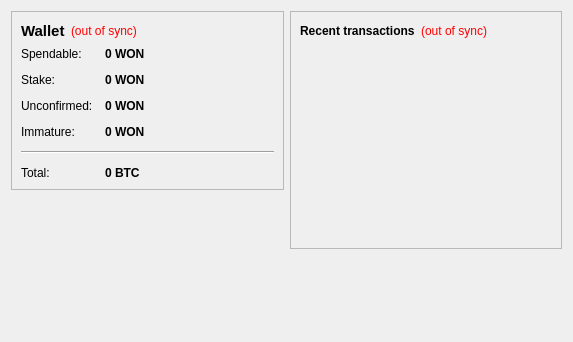
<?xml version="1.0" encoding="UTF-8"?>
<ui version="4.0">
 <class>OverviewPage</class>
 <widget class="QWidget" name="OverviewPage">
  <property name="geometry">
   <rect>
    <x>0</x>
    <y>0</y>
    <width>573</width>
    <height>342</height>
   </rect>
  </property>
  <property name="windowTitle">
   <string>Form</string>
  </property>
  <layout class="QHBoxLayout" name="horizontalLayout" stretch="1,1">
   <item>
    <layout class="QVBoxLayout" name="verticalLayout_2">
     <item>
      <widget class="QFrame" name="frame">
       <property name="frameShape">
        <enum>QFrame::StyledPanel</enum>
       </property>
       <property name="frameShadow">
        <enum>QFrame::Raised</enum>
       </property>
       <layout class="QVBoxLayout" name="verticalLayout_4">
        <item>
         <layout class="QHBoxLayout" name="horizontalLayout_4">
          <item>
           <widget class="QLabel" name="label_5">
            <property name="font">
             <font>
              <pointsize>11</pointsize>
              <weight>75</weight>
              <bold>true</bold>
             </font>
            </property>
            <property name="text">
             <string>Wallet</string>
            </property>
           </widget>
          </item>
          <item>
           <widget class="QLabel" name="labelWalletStatus">
            <property name="toolTip">
             <string>The displayed information may be out of date. Your wallet automatically synchronizes with the WorldLand network after a connection is established, but this process has not completed yet.</string>
            </property>
            <property name="styleSheet">
             <string notr="true">QLabel { color: red; }</string>
            </property>
            <property name="text">
             <string notr="true">(out of sync)</string>
            </property>
            <property name="alignment">
             <set>Qt::AlignLeading|Qt::AlignLeft|Qt::AlignVCenter</set>
            </property>
           </widget>
          </item>
          <item>
           <spacer name="horizontalSpacer_2">
            <property name="orientation">
             <enum>Qt::Horizontal</enum>
            </property>
            <property name="sizeHint" stdset="0">
             <size>
              <width>40</width>
              <height>20</height>
             </size>
            </property>
           </spacer>
          </item>
         </layout>
        </item>
        <item>
         <layout class="QFormLayout" name="formLayout_2">
          <property name="fieldGrowthPolicy">
           <enum>QFormLayout::AllNonFixedFieldsGrow</enum>
          </property>
          <property name="horizontalSpacing">
           <number>12</number>
          </property>
          <property name="verticalSpacing">
           <number>12</number>
          </property>
          <item row="0" column="0">
           <widget class="QLabel" name="label">
            <property name="text">
             <string>Spendable:</string>
            </property>
           </widget>
          </item>
          <item row="0" column="1">
           <widget class="QLabel" name="labelBalance">
            <property name="font">
             <font>
              <weight>75</weight>
              <bold>true</bold>
             </font>
            </property>
            <property name="cursor">
             <cursorShape>IBeamCursor</cursorShape>
            </property>
            <property name="toolTip">
             <string>Your current spendable balance</string>
            </property>
            <property name="text">
             <string notr="true">0 WON</string>
            </property>
            <property name="textInteractionFlags">
             <set>Qt::LinksAccessibleByMouse|Qt::TextSelectableByKeyboard|Qt::TextSelectableByMouse</set>
            </property>
           </widget>
          </item>
          <item row="1" column="0">
           <widget class="QLabel" name="label_6">
            <property name="text">
             <string>Stake:</string>
            </property>
           </widget>
          </item>
          <item row="1" column="1">
           <widget class="QLabel" name="labelStake">
            <property name="font">
             <font>
              <weight>75</weight>
              <bold>true</bold>
             </font>
            </property>
            <property name="cursor">
             <cursorShape>IBeamCursor</cursorShape>
            </property>
            <property name="toolTip">
             <string>Total of coins that was staked, and do not yet count toward the current balance</string>
            </property>
            <property name="text">
             <string notr="true">0 WON</string>
            </property>
            <property name="textInteractionFlags">
             <set>Qt::LinksAccessibleByMouse|Qt::TextSelectableByKeyboard|Qt::TextSelectableByMouse</set>
            </property>
           </widget>
          </item>
          <item row="2" column="0">
           <widget class="QLabel" name="label_3">
            <property name="text">
             <string>Unconfirmed:</string>
            </property>
           </widget>
          </item>
          <item row="2" column="1">
           <widget class="QLabel" name="labelUnconfirmed">
            <property name="font">
             <font>
              <weight>75</weight>
              <bold>true</bold>
             </font>
            </property>
            <property name="cursor">
             <cursorShape>IBeamCursor</cursorShape>
            </property>
            <property name="toolTip">
             <string>Total of transactions that have yet to be confirmed, and do not yet count toward the current balance</string>
            </property>
            <property name="text">
             <string notr="true">0 WON</string>
            </property>
            <property name="textInteractionFlags">
             <set>Qt::LinksAccessibleByMouse|Qt::TextSelectableByKeyboard|Qt::TextSelectableByMouse</set>
            </property>
           </widget>
          </item>
          <item row="3" column="0">
           <widget class="QLabel" name="labelImmatureText">
            <property name="text">
             <string>Immature:</string>
            </property>
           </widget>
          </item>
          <item row="3" column="1">
           <widget class="QLabel" name="labelImmature">
            <property name="font">
             <font>
              <weight>75</weight>
              <bold>true</bold>
             </font>
            </property>
            <property name="toolTip">
             <string>Mined balance that has not yet matured</string>
            </property>
            <property name="text">
             <string notr="true">0 WON</string>
            </property>
            <property name="textInteractionFlags">
             <set>Qt::LinksAccessibleByMouse|Qt::TextSelectableByKeyboard|Qt::TextSelectableByMouse</set>
            </property>
           </widget>
          </item>
          <item row="4" column="0" colspan="2">
           <widget class="Line" name="line">
            <property name="orientation">
             <enum>Qt::Horizontal</enum>
            </property>
           </widget>
          </item>
          <item row="5" column="0">
           <widget class="QLabel" name="labelTotalText">
            <property name="text">
             <string>Total:</string>
            </property>
           </widget>
          </item>
          <item row="5" column="1">
           <widget class="QLabel" name="labelTotal">
            <property name="font">
             <font>
              <weight>75</weight>
              <bold>true</bold>
             </font>
            </property>
            <property name="cursor">
             <cursorShape>IBeamCursor</cursorShape>
            </property>
            <property name="toolTip">
             <string>Your current total balance</string>
            </property>
            <property name="text">
             <string notr="true">0 BTC</string>
            </property>
            <property name="textInteractionFlags">
             <set>Qt::LinksAccessibleByMouse|Qt::TextSelectableByKeyboard|Qt::TextSelectableByMouse</set>
            </property>
           </widget>
          </item>
         </layout>
        </item>
       </layout>
      </widget>
     </item>
     <item>
      <spacer name="verticalSpacer">
       <property name="orientation">
        <enum>Qt::Vertical</enum>
       </property>
       <property name="sizeHint" stdset="0">
        <size>
         <width>20</width>
         <height>40</height>
        </size>
       </property>
      </spacer>
     </item>
    </layout>
   </item>
   <item>
    <layout class="QVBoxLayout" name="verticalLayout_3">
     <item>
      <widget class="QFrame" name="frame_2">
       <property name="frameShape">
        <enum>QFrame::StyledPanel</enum>
       </property>
       <property name="frameShadow">
        <enum>QFrame::Raised</enum>
       </property>
       <layout class="QVBoxLayout" name="verticalLayout">
        <item>
         <layout class="QHBoxLayout" name="horizontalLayout_2">
          <item>
           <widget class="QLabel" name="label_4">
            <property name="text">
             <string>&lt;b&gt;Recent transactions&lt;/b&gt;</string>
            </property>
           </widget>
          </item>
          <item>
           <widget class="QLabel" name="labelTransactionsStatus">
            <property name="toolTip">
             <string>The displayed information may be out of date. Your wallet automatically synchronizes with the WorldLand network after a connection is established, but this process has not completed yet.</string>
            </property>
            <property name="styleSheet">
             <string notr="true">QLabel { color: red; }</string>
            </property>
            <property name="text">
             <string notr="true">(out of sync)</string>
            </property>
            <property name="alignment">
             <set>Qt::AlignRight|Qt::AlignTrailing|Qt::AlignVCenter</set>
            </property>
           </widget>
          </item>
          <item>
           <spacer name="horizontalSpacer">
            <property name="orientation">
             <enum>Qt::Horizontal</enum>
            </property>
            <property name="sizeHint" stdset="0">
             <size>
              <width>40</width>
              <height>20</height>
             </size>
            </property>
           </spacer>
          </item>
         </layout>
        </item>
        <item>
         <widget class="QListView" name="listTransactions">
          <property name="styleSheet">
           <string notr="true">QListView { background: transparent; }</string>
          </property>
          <property name="frameShape">
           <enum>QFrame::NoFrame</enum>
          </property>
          <property name="verticalScrollBarPolicy">
           <enum>Qt::ScrollBarAlwaysOff</enum>
          </property>
          <property name="horizontalScrollBarPolicy">
           <enum>Qt::ScrollBarAlwaysOff</enum>
          </property>
          <property name="selectionMode">
           <enum>QAbstractItemView::NoSelection</enum>
          </property>
         </widget>
        </item>
       </layout>
      </widget>
     </item>
     <item>
      <spacer name="verticalSpacer_2">
       <property name="orientation">
        <enum>Qt::Vertical</enum>
       </property>
       <property name="sizeHint" stdset="0">
        <size>
         <width>20</width>
         <height>40</height>
        </size>
       </property>
      </spacer>
     </item>
    </layout>
   </item>
  </layout>
 </widget>
 <resources/>
 <connections/>
</ui>
